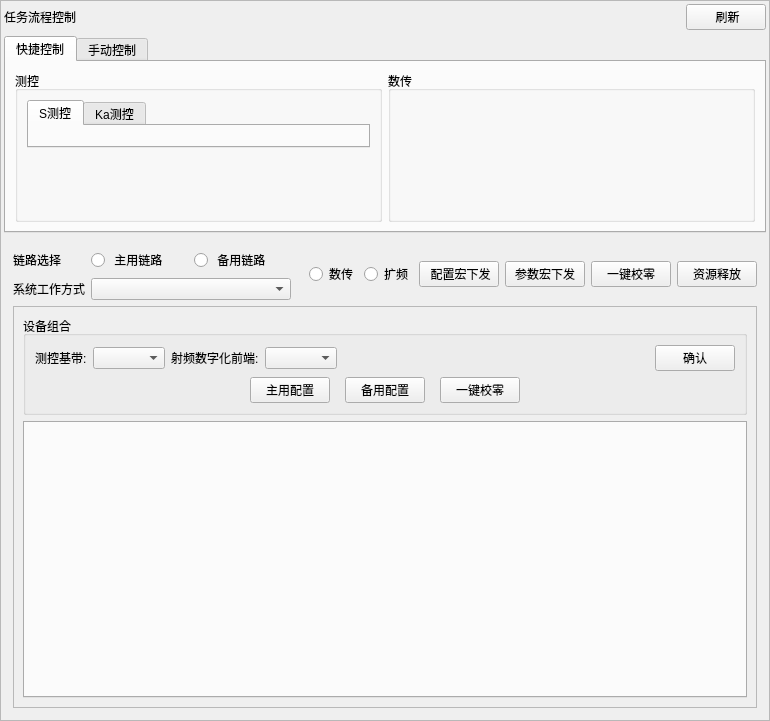
<?xml version="1.0" encoding="UTF-8"?>
<ui version="4.0">
 <class>TaskProcessControlWidget</class>
 <widget class="QWidget" name="TaskProcessControlWidget">
  <property name="geometry">
   <rect>
    <x>0</x>
    <y>0</y>
    <width>770</width>
    <height>721</height>
   </rect>
  </property>
  <property name="windowTitle">
   <string>Form</string>
  </property>
  <layout class="QVBoxLayout" name="verticalLayout_7">
   <property name="leftMargin">
    <number>0</number>
   </property>
   <property name="topMargin">
    <number>0</number>
   </property>
   <property name="rightMargin">
    <number>0</number>
   </property>
   <property name="bottomMargin">
    <number>0</number>
   </property>
   <item>
    <widget class="QScrollArea" name="scrollArea">
     <property name="sizePolicy">
      <sizepolicy hsizetype="Expanding" vsizetype="Expanding">
       <horstretch>0</horstretch>
       <verstretch>0</verstretch>
      </sizepolicy>
     </property>
     <property name="minimumSize">
      <size>
       <width>770</width>
       <height>0</height>
      </size>
     </property>
     <property name="widgetResizable">
      <bool>true</bool>
     </property>
     <widget class="QWidget" name="scrollAreaWidgetContents">
      <property name="geometry">
       <rect>
        <x>0</x>
        <y>0</y>
        <width>768</width>
        <height>719</height>
       </rect>
      </property>
      <layout class="QVBoxLayout" name="verticalLayout_6" stretch="0,0,1">
       <property name="leftMargin">
        <number>3</number>
       </property>
       <property name="topMargin">
        <number>3</number>
       </property>
       <property name="rightMargin">
        <number>3</number>
       </property>
       <property name="bottomMargin">
        <number>3</number>
       </property>
       <item>
        <layout class="QHBoxLayout" name="horizontalLayout">
         <item>
          <widget class="QLabel" name="label_21">
           <property name="text">
            <string>任务流程控制</string>
           </property>
          </widget>
         </item>
         <item>
          <widget class="QLabel" name="ResultOutInfo">
           <property name="text">
            <string/>
           </property>
          </widget>
         </item>
         <item>
          <spacer name="horizontalSpacer">
           <property name="orientation">
            <enum>Qt::Horizontal</enum>
           </property>
           <property name="sizeHint" stdset="0">
            <size>
             <width>40</width>
             <height>20</height>
            </size>
           </property>
          </spacer>
         </item>
         <item>
          <widget class="QPushButton" name="refreshBtn">
           <property name="text">
            <string> 刷新</string>
           </property>
          </widget>
         </item>
        </layout>
       </item>
       <item>
        <widget class="QTabWidget" name="controlTabWidget">
         <property name="currentIndex">
          <number>0</number>
         </property>
         <widget class="QWidget" name="tab_3">
          <attribute name="title">
           <string>快捷控制</string>
          </attribute>
          <layout class="QHBoxLayout" name="horizontalLayout_2">
           <item>
            <layout class="QHBoxLayout" name="horizontalLayout_7" stretch="1,1">
             <item>
              <widget class="QGroupBox" name="groupBox_2">
               <property name="title">
                <string>测控</string>
               </property>
               <layout class="QVBoxLayout" name="verticalLayout">
                <item>
                 <widget class="QTabWidget" name="ckTabWidget">
                  <property name="currentIndex">
                   <number>0</number>
                  </property>
                  <widget class="QWidget" name="tab">
                   <attribute name="title">
                    <string>S测控</string>
                   </attribute>
                   <layout class="QHBoxLayout" name="horizontalLayout_11">
                    <item>
                     <widget class="CKTaskWorkModeTaskCodeSelectWidget" name="ckWidget1" native="true"/>
                    </item>
                   </layout>
                  </widget>
                  <widget class="QWidget" name="tab_2">
                   <attribute name="title">
                    <string>Ka测控</string>
                   </attribute>
                   <layout class="QHBoxLayout" name="horizontalLayout_10">
                    <item>
                     <widget class="CKTaskWorkModeTaskCodeSelectWidget" name="ckWidget2" native="true"/>
                    </item>
                   </layout>
                  </widget>
                 </widget>
                </item>
                <item>
                 <spacer name="verticalSpacer">
                  <property name="orientation">
                   <enum>Qt::Vertical</enum>
                  </property>
                  <property name="sizeHint" stdset="0">
                   <size>
                    <width>20</width>
                    <height>40</height>
                   </size>
                  </property>
                 </spacer>
                </item>
                <item>
                 <spacer name="horizontalSpacer_2">
                  <property name="orientation">
                   <enum>Qt::Horizontal</enum>
                  </property>
                  <property name="sizeHint" stdset="0">
                   <size>
                    <width>40</width>
                    <height>20</height>
                   </size>
                  </property>
                 </spacer>
                </item>
               </layout>
              </widget>
             </item>
             <item>
              <widget class="QGroupBox" name="groupBox">
               <property name="title">
                <string>数传</string>
               </property>
               <layout class="QVBoxLayout" name="verticalLayout_3" stretch="0,1,0">
                <property name="leftMargin">
                 <number>3</number>
                </property>
                <property name="topMargin">
                 <number>3</number>
                </property>
                <property name="rightMargin">
                 <number>3</number>
                </property>
                <property name="bottomMargin">
                 <number>3</number>
                </property>
                <item>
                 <widget class="SCTaskWorkModeTaskCodeSelectWidget" name="scWidget1" native="true"/>
                </item>
                <item>
                 <spacer name="verticalSpacer_5">
                  <property name="orientation">
                   <enum>Qt::Vertical</enum>
                  </property>
                  <property name="sizeHint" stdset="0">
                   <size>
                    <width>20</width>
                    <height>40</height>
                   </size>
                  </property>
                 </spacer>
                </item>
                <item>
                 <spacer name="horizontalSpacer_3">
                  <property name="orientation">
                   <enum>Qt::Horizontal</enum>
                  </property>
                  <property name="sizeHint" stdset="0">
                   <size>
                    <width>40</width>
                    <height>20</height>
                   </size>
                  </property>
                 </spacer>
                </item>
               </layout>
              </widget>
             </item>
            </layout>
           </item>
          </layout>
         </widget>
         <widget class="QWidget" name="tab_4">
          <attribute name="title">
           <string>手动控制</string>
          </attribute>
          <layout class="QHBoxLayout" name="horizontalLayout_6">
           <item>
            <widget class="SDTaskWorkModeTaskCodeSelectWidget" name="sdWidget" native="true"/>
           </item>
          </layout>
         </widget>
        </widget>
       </item>
       <item>
        <widget class="QStackedWidget" name="stackedWidget">
         <widget class="QWidget" name="sttc">
          <layout class="QVBoxLayout" name="verticalLayout_2">
           <item>
            <layout class="QHBoxLayout" name="horizontalLayout_8">
             <item>
              <layout class="QGridLayout" name="gridLayout_4">
               <item row="0" column="0">
                <widget class="QLabel" name="label_3">
                 <property name="sizePolicy">
                  <sizepolicy hsizetype="Preferred" vsizetype="Preferred">
                   <horstretch>0</horstretch>
                   <verstretch>0</verstretch>
                  </sizepolicy>
                 </property>
                 <property name="text">
                  <string>链路选择</string>
                 </property>
                </widget>
               </item>
               <item row="0" column="1">
                <layout class="QHBoxLayout" name="horizontalLayout_5">
                 <item>
                  <widget class="QRadioButton" name="masterRadioButton">
                   <property name="text">
                    <string> 主用链路</string>
                   </property>
                  </widget>
                 </item>
                 <item>
                  <widget class="QRadioButton" name="slaveRadioButton">
                   <property name="text">
                    <string> 备用链路</string>
                   </property>
                  </widget>
                 </item>
                </layout>
               </item>
               <item row="1" column="0">
                <widget class="QLabel" name="label">
                 <property name="sizePolicy">
                  <sizepolicy hsizetype="Preferred" vsizetype="Preferred">
                   <horstretch>0</horstretch>
                   <verstretch>0</verstretch>
                  </sizepolicy>
                 </property>
                 <property name="text">
                  <string>系统工作方式</string>
                 </property>
                </widget>
               </item>
               <item row="1" column="1">
                <widget class="QComboBox" name="systemWorkWay">
                 <property name="sizePolicy">
                  <sizepolicy hsizetype="Preferred" vsizetype="Fixed">
                   <horstretch>0</horstretch>
                   <verstretch>0</verstretch>
                  </sizepolicy>
                 </property>
                 <property name="minimumSize">
                  <size>
                   <width>200</width>
                   <height>0</height>
                  </size>
                 </property>
                </widget>
               </item>
              </layout>
             </item>
             <item>
              <spacer name="horizontalSpacer_6">
               <property name="orientation">
                <enum>Qt::Horizontal</enum>
               </property>
               <property name="sizeHint" stdset="0">
                <size>
                 <width>40</width>
                 <height>20</height>
                </size>
               </property>
              </spacer>
             </item>
             <item>
              <layout class="QHBoxLayout" name="horizontalLayout_9">
               <item>
                <widget class="QRadioButton" name="dtRB">
                 <property name="text">
                  <string>数传</string>
                 </property>
                </widget>
               </item>
               <item>
                <widget class="QRadioButton" name="kpRB">
                 <property name="text">
                  <string>扩频</string>
                 </property>
                </widget>
               </item>
               <item>
                <spacer name="horizontalSpacer_5">
                 <property name="orientation">
                  <enum>Qt::Horizontal</enum>
                 </property>
                 <property name="sizeHint" stdset="0">
                  <size>
                   <width>13</width>
                   <height>19</height>
                  </size>
                 </property>
                </spacer>
               </item>
               <item>
                <widget class="QPushButton" name="linkSetBtn">
                 <property name="text">
                  <string> 配置宏下发</string>
                 </property>
                </widget>
               </item>
               <item>
                <widget class="QPushButton" name="setParamMacroBtn">
                 <property name="text">
                  <string>参数宏下发</string>
                 </property>
                </widget>
               </item>
               <item>
                <widget class="QPushButton" name="oneKeyXLBtn">
                 <property name="text">
                  <string>一键校零</string>
                 </property>
                </widget>
               </item>
               <item>
                <widget class="QPushButton" name="resourceReleaseBtn">
                 <property name="text">
                  <string>资源释放</string>
                 </property>
                </widget>
               </item>
              </layout>
             </item>
            </layout>
           </item>
           <item>
            <widget class="QScrollArea" name="scrollArea_2">
             <property name="verticalScrollBarPolicy">
              <enum>Qt::ScrollBarAlwaysOff</enum>
             </property>
             <property name="widgetResizable">
              <bool>true</bool>
             </property>
             <widget class="QWidget" name="scrollAreaWidgetContents_2">
              <property name="geometry">
               <rect>
                <x>0</x>
                <y>0</y>
                <width>742</width>
                <height>408</height>
               </rect>
              </property>
              <layout class="QVBoxLayout" name="verticalLayout_8">
               <item>
                <widget class="QGroupBox" name="groupBox_3">
                 <property name="title">
                  <string>设备组合</string>
                 </property>
                 <layout class="QVBoxLayout" name="verticalLayout_5">
                  <item>
                   <layout class="QHBoxLayout" name="horizontalLayout_16">
                    <item>
                     <widget class="QLabel" name="label_24">
                      <property name="text">
                       <string>测控基带:</string>
                      </property>
                     </widget>
                    </item>
                    <item>
                     <widget class="QComboBox" name="macb"/>
                    </item>
                    <item>
                     <widget class="QLabel" name="label_25">
                      <property name="text">
                       <string>射频数字化前端:</string>
                      </property>
                     </widget>
                    </item>
                    <item>
                     <widget class="QComboBox" name="rfdf"/>
                    </item>
                    <item>
                     <spacer name="horizontalSpacer_17">
                      <property name="orientation">
                       <enum>Qt::Horizontal</enum>
                      </property>
                      <property name="sizeHint" stdset="0">
                       <size>
                        <width>40</width>
                        <height>20</height>
                       </size>
                      </property>
                     </spacer>
                    </item>
                    <item>
                     <widget class="QPushButton" name="pushButton_3">
                      <property name="text">
                       <string>确认</string>
                      </property>
                     </widget>
                    </item>
                   </layout>
                  </item>
                  <item>
                   <layout class="QHBoxLayout" name="horizontalLayout_17">
                    <property name="spacing">
                     <number>15</number>
                    </property>
                    <item>
                     <spacer name="horizontalSpacer_18">
                      <property name="orientation">
                       <enum>Qt::Horizontal</enum>
                      </property>
                      <property name="sizeHint" stdset="0">
                       <size>
                        <width>40</width>
                        <height>20</height>
                       </size>
                      </property>
                     </spacer>
                    </item>
                    <item>
                     <widget class="QPushButton" name="master_btn">
                      <property name="text">
                       <string>主用配置</string>
                      </property>
                     </widget>
                    </item>
                    <item>
                     <widget class="QPushButton" name="slave_btn">
                      <property name="text">
                       <string>备用配置</string>
                      </property>
                     </widget>
                    </item>
                    <item>
                     <widget class="QPushButton" name="xl_btn">
                      <property name="text">
                       <string>一键校零</string>
                      </property>
                     </widget>
                    </item>
                    <item>
                     <spacer name="horizontalSpacer_19">
                      <property name="orientation">
                       <enum>Qt::Horizontal</enum>
                      </property>
                      <property name="sizeHint" stdset="0">
                       <size>
                        <width>40</width>
                        <height>20</height>
                       </size>
                      </property>
                     </spacer>
                    </item>
                   </layout>
                  </item>
                 </layout>
                </widget>
               </item>
               <item>
                <widget class="QTabWidget" name="hpTabWidget">
                 <property name="currentIndex">
                  <number>-1</number>
                 </property>
                </widget>
               </item>
              </layout>
             </widget>
            </widget>
           </item>
          </layout>
         </widget>
        </widget>
       </item>
      </layout>
     </widget>
    </widget>
   </item>
  </layout>
 </widget>
 <customwidgets>
  <customwidget>
   <class>CKTaskWorkModeTaskCodeSelectWidget</class>
   <extends>QWidget</extends>
   <header>CKTaskWorkModeTaskCodeSelectWidget.h</header>
   <container>1</container>
  </customwidget>
  <customwidget>
   <class>SCTaskWorkModeTaskCodeSelectWidget</class>
   <extends>QWidget</extends>
   <header>SCTaskWorkModeTaskCodeSelectWidget.h</header>
   <container>1</container>
  </customwidget>
  <customwidget>
   <class>SDTaskWorkModeTaskCodeSelectWidget</class>
   <extends>QWidget</extends>
   <header>SDTaskWorkModeTaskCodeSelectWidget.h</header>
   <container>1</container>
  </customwidget>
 </customwidgets>
 <resources/>
 <connections/>
</ui>
